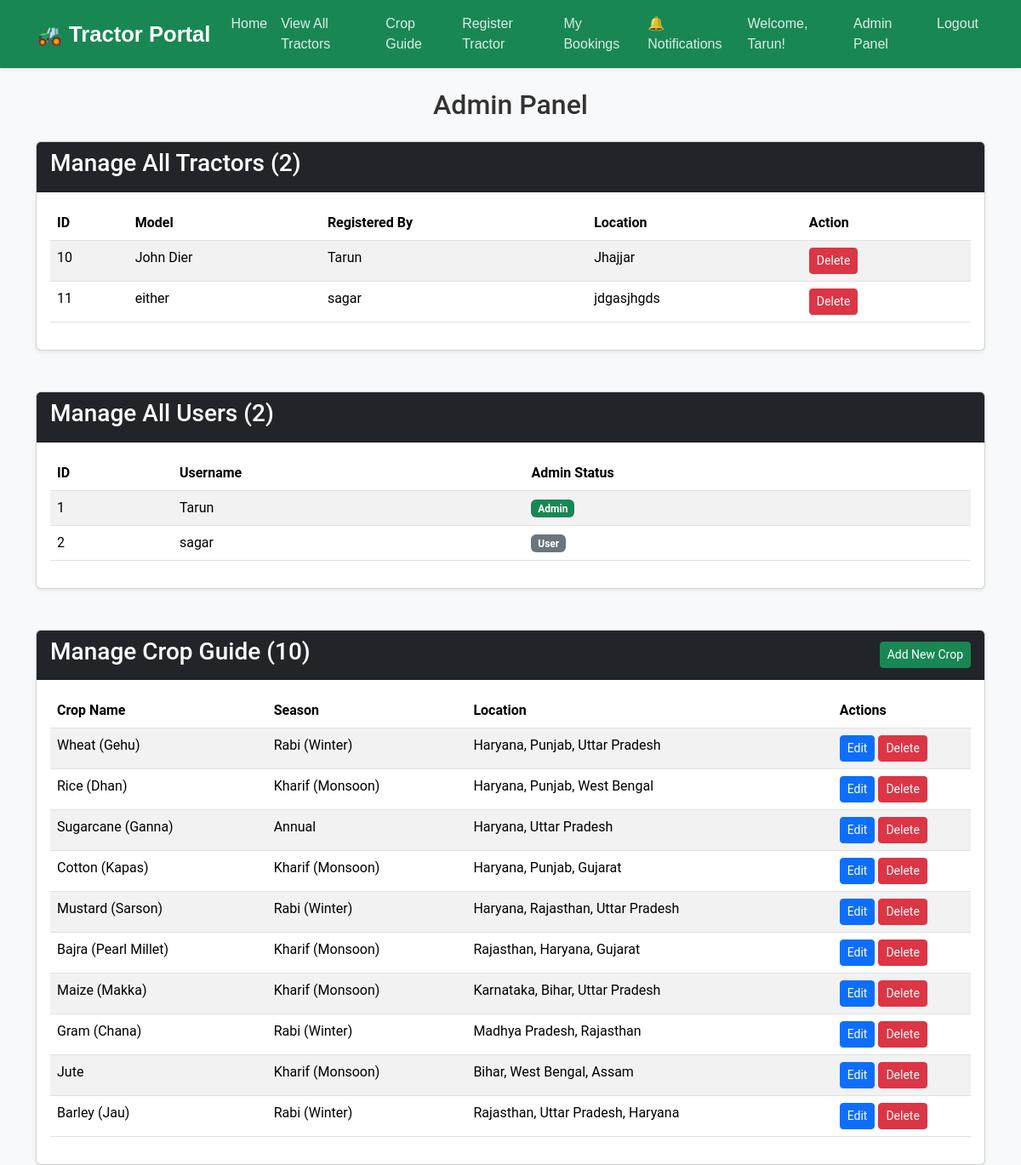
The page /admin (signed in) on the database its author committed.
### tables this page shows
CREATE TABLE tractors (
        id INTEGER PRIMARY KEY AUTOINCREMENT,
        name TEXT NOT NULL,
        model TEXT NOT NULL,
        rent INTEGER NOT NULL,
        location TEXT
    , phone TEXT, image_filename TEXT, user_id INTEGER);

CREATE TABLE users (
        id INTEGER PRIMARY KEY AUTOINCREMENT,
        username TEXT UNIQUE NOT NULL,
        password TEXT NOT NULL
    , is_admin INTEGER NOT NULL DEFAULT 0);

CREATE TABLE crops (
        id INTEGER PRIMARY KEY AUTOINCREMENT,
        crop_name TEXT NOT NULL,
        season TEXT NOT NULL,
        location TEXT NOT NULL,
        equipment TEXT NOT NULL,
        description TEXT,
        image_filename TEXT
    );

### app.py (the view)
@app.route('/admin')
def admin_panel():
    if not is_admin():
        flash('You do not have permission to access this page.', 'danger')
        return redirect(url_for('home'))
    conn = get_db()
    all_tractors = conn.execute('SELECT t.*, u.username FROM tractors t LEFT JOIN users u ON t.user_id = u.id').fetchall()
    all_users = conn.execute('SELECT * FROM users').fetchall()
    all_crops = conn.execute('SELECT * FROM crops').fetchall()
    return render_template('admin_panel.html', tractors=all_tractors, users=all_users, crops=all_crops)

### app.py (called while the page is built)
def get_db():
    if 'db' not in g:
        g.db = sqlite3.connect(DATABASE)
        g.db.row_factory = sqlite3.Row
    return g.db

def is_admin():
    return session.get('is_admin', False)

@app.context_processor
def inject_notifications():
    if 'user_id' in session:
        conn = get_db()
        count = conn.execute(
            'SELECT COUNT(id) FROM notifications WHERE user_id = ? AND is_read = 0',
            (session['user_id'],)
        ).fetchone()[0]
        return dict(notification_count=count)
    return dict(notification_count=0)

### templates/admin_panel.html (shortened to what this page needs)
{% extends 'base.html' %}
{% block content %}
<h2 class="text-center mb-4">Admin Panel</h2>
<div class="card shadow-sm mb-5">
    <div class="card-header bg-dark text-white">
        <h3>Manage All Tractors ({{ tractors|length }})</h3>
    </div>
    <div class="card-body">
        <div class="table-responsive">
            <table class="table table-striped table-hover">
                <thead>
                    <tr>
                        <th>ID</th>
                        <th>Model</th>
                        <th>Registered By</th>
                        <th>Location</th>
                        <th>Action</th>
                    </tr>
                </thead>
                <tbody>
                    {% for tractor in tractors %}
                    <tr>
                        <td>{{ tractor['id'] }}</td>
                        <td>{{ tractor['model'] }}</td>
                        <td>
                            {% if tractor['username'] %}
                                {{ tractor['username'] }}
                            {% else %}
                                <span class="badge bg-warning text-dark">Unassigned / Old Entry</span>
                            {% endif %}
                        </td>
                        <td>{{ tractor['location'] }}</td>
                        <td>
                            <form action="{{ url_for('delete_tractor', id=tractor['id']) }}" method="POST">
                                <button type="submit" class="btn btn-danger btn-sm" onclick="return confirm('Are you sure you want to delete this tractor?');">
                                    Delete
                                </button>
                            </form>
                        </td>
                    </tr>
                    {% endfor %}
                </tbody>
            </table>
        </div>
    </div>
</div>
<div class="card shadow-sm">
    <div class="card-header bg-dark text-white">
        <h3>Manage All Users ({{ users|length }})</h3>
    </div>
    <div class="card-body">
        <div class="table-responsive">
            <table class="table table-striped">
                <thead>
                    <tr>
                        <th>ID</th>
                        <th>Username</th>
                        <th>Admin Status</th>
                    </tr>
                </thead>
                <tbody>
                    {% for user in users %}
                    <tr>
                        <td>{{ user['id'] }}</td>
                        <td>{{ user['username'] }}</td>
                        <td>{% if user['is_admin'] == 1 %} <span class="badge bg-success">Admin</span> {% else %} <span class="badge bg-secondary">User</span> {% endif %}</td>
                    </tr>
                    {% endfor %}
                </tbody>
            </table>
        </div>
    </div>
</div>
<div class="card shadow-sm mt-5">
    <div class="card-header bg-dark text-white d-flex justify-content-between align-items-center">
        <h3>Manage Crop Guide ({{ crops|length }})</h3>
        <a href="{{ url_for('add_crop') }}" class="btn btn-success btn-sm">Add New Crop</a>
    </div>
    <div class="card-body">
        <div class="table-responsive">
            <table class="table table-striped table-hover">
                <thead>
                    <tr>
                        <th>Crop Name</th>
                        <th>Season</th>
                        <th>Location</th>
                        <th style="width: 15%;">Actions</th>
                    </tr>
                </thead>
                <tbody>
                    {% for crop in crops %}
                    <tr>
                        <td>{{ crop['crop_name'] }}</td>
                        <td>{{ crop['season'] }}</td>
                        <td>{{ crop['location'] }}</td>
                        <td>
                            <a href="{{ url_for('edit_crop', id=crop['id']) }}" class="btn btn-primary btn-sm">Edit</a>
                            <form action="{{ url_for('delete_crop', id=crop['id']) }}" method="POST" class="d-inline">
                                <button type="submit" class="btn btn-danger btn-sm" onclick="return confirm('Are you sure?');">
                                    Delete
                                </button>
                            </form>
                        </td>
                    </tr>
                    {% endfor %}
                </tbody>
            </table>
        </div>
    </div>
</div>
{% endblock %}

### static/style.css (style rules this page uses)
body { font-family: 'Roboto', sans-serif; background-color: #f8f9fa; color: #333; }

### rows shown on the page
tractors: id "10", model "John Dier", username "Tarun", location "Jhajjar"
tractors: id "11", model "either", username "sagar", location "jdgasjhgds"
users: id "1", username "Tarun", is_admin "Admin"
users: id "2", username "sagar", is_admin "User"
crops: crop_name "Wheat (Gehu)", season "Rabi (Winter)", location "Haryana, Punjab, Uttar Pradesh"
crops: crop_name "Rice (Dhan)", season "Kharif (Monsoon)", location "Haryana, Punjab, West Bengal"
crops: crop_name "Sugarcane (Ganna)", season "Annual", location "Haryana, Uttar Pradesh"
crops: crop_name "Cotton (Kapas)", season "Kharif (Monsoon)", location "Haryana, Punjab, Gujarat"
crops: crop_name "Mustard (Sarson)", season "Rabi (Winter)", location "Haryana, Rajasthan, Uttar Pradesh"
crops: crop_name "Bajra (Pearl Millet)", season "Kharif (Monsoon)", location "Rajasthan, Haryana, Gujarat"
crops: crop_name "Maize (Makka)", season "Kharif (Monsoon)", location "Karnataka, Bihar, Uttar Pradesh"
crops: crop_name "Gram (Chana)", season "Rabi (Winter)", location "Madhya Pradesh, Rajasthan"
crops: crop_name "Jute", season "Kharif (Monsoon)", location "Bihar, West Bengal, Assam"
crops: crop_name "Barley (Jau)", season "Rabi (Winter)", location "Rajasthan, Uttar Pradesh, Haryana"

### other values the page prints
{{ session['username'] }} "Tarun"
{{ tractors|length }} "2"
{{ users|length }} "2"
{{ crops|length }} "10"
